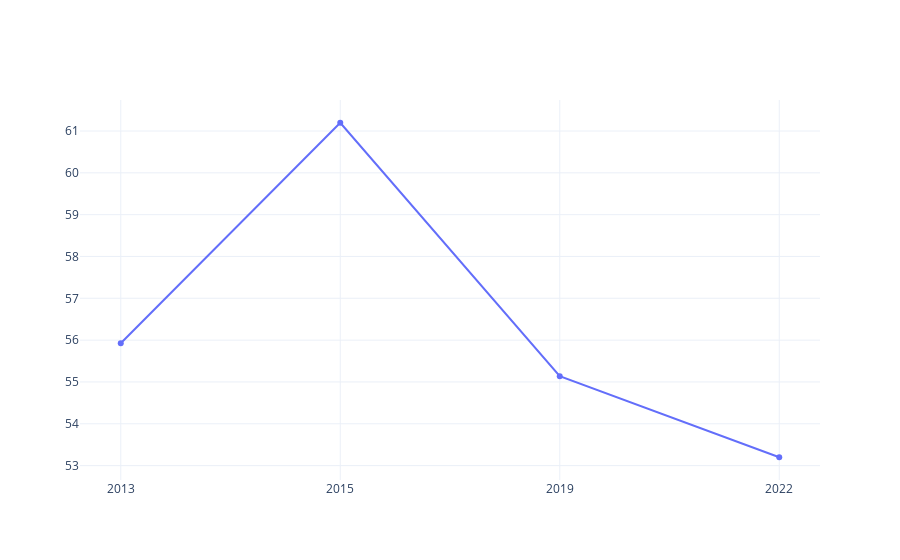

Notebook source saved alongside this figure:
### Code cell
age_df = df[df['year'] != '2014']
mean_age_per_year = age_df.groupby('year')['AGE'].mean().reset_index()

# Plot line plot of mean age per year with error bars using Plotly
fig = go.Figure(data=[go.Scatter(
    x=mean_age_per_year['year'],
    y=mean_age_per_year['AGE'],
    mode='lines+markers',
)])

# Display the plot
fig.show()

### Figure 1 — Plotly figure (JSON) as saved in the notebook; plotly's stock layout.template omitted (floating-point values rounded to 4 significant figures)
{"data": [{"mode": "lines+markers", "type": "scatter", "x": ["2013", "2015", "2019", "2022"], "y": [55.92, 61.2, 55.14, 53.2]}], "layout": {}}
